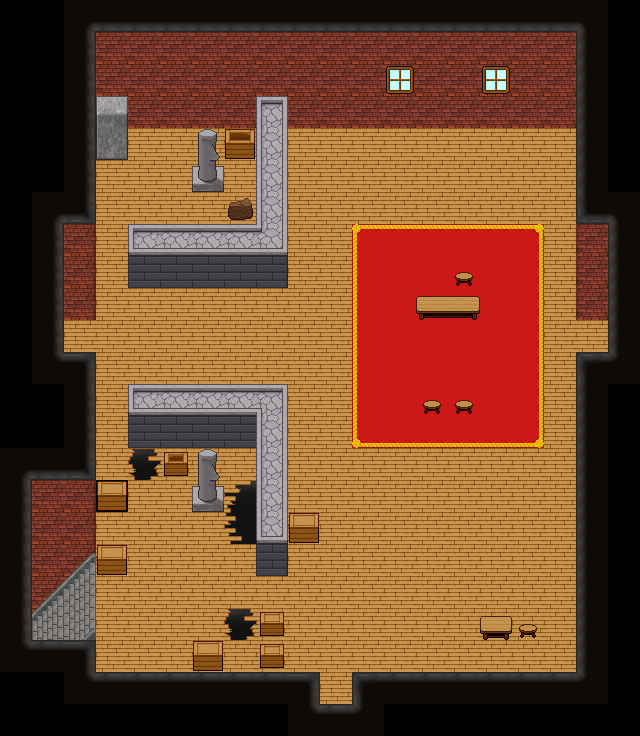

The image is a tile-based game level rendered from a .tmx file. Its description and source (layers, tilesets, objects; grid data summarised) follow:
An orthogonal 20x23 tile map with 32x32 px tiles, 4 tile layers (Lower 1, Upper 1, Lower 2, Upper 2), 9 tilesets and 21 objects (14x event, 4x trigger, 3x teleport).

<map version="1.0" orientation="orthogonal" width="20" height="23" tilewidth="32" tileheight="32">
 <properties>
  <property name="minimap" value="graphic_minimap_l1_f1" />
  <property name="minimap_x1" value="159" />
  <property name="minimap_x2" value="192" />
  <property name="minimap_y1" value="69" />
  <property name="minimap_y2" value="114" />
 </properties>
 <tileset firstgid="1" name="blockboundBrickWall" tilewidth="32" tileheight="32">
  <image source="tilesets/blockbound/brickwall.png" width="128" height="96" />
  <tile id="0">
   <properties>
    <property name="x" value="" />
   </properties>
  </tile>
  <tile id="1">
   <properties>
    <property name="x" value="" />
   </properties>
  </tile>
  <tile id="2">
   <properties>
    <property name="x" value="" />
   </properties>
  </tile>
 </tileset>
 <tileset firstgid="13" name="blockboundBrownRock" tilewidth="32" tileheight="32">
  <image source="tilesets/blockbound/brownrock.png" trans="8080ff" width="320" height="224" />
  <tile id="30">
   <properties>
    <property name="x" value="" />
   </properties>
  </tile>
  <tile id="31">
   <properties>
    <property name="x" value="" />
   </properties>
  </tile>
  <tile id="32">
   <properties>
    <property name="x" value="" />
   </properties>
  </tile>
  <tile id="40">
   <properties>
    <property name="x" value="" />
   </properties>
  </tile>
  <tile id="41">
   <properties>
    <property name="x" value="" />
   </properties>
  </tile>
  <tile id="42">
   <properties>
    <property name="x" value="" />
   </properties>
  </tile>
  <tile id="50">
   <properties>
    <property name="top" value="" />
   </properties>
  </tile>
  <tile id="51">
   <properties>
    <property name="top" value="" />
   </properties>
  </tile>
  <tile id="52">
   <properties>
    <property name="top" value="" />
   </properties>
  </tile>
 </tileset>
 <tileset firstgid="83" name="blockboundRedRug" tilewidth="32" tileheight="32">
  <image source="tilesets/blockbound/redrug.png" width="96" height="96" />
 </tileset>
 <tileset firstgid="92" name="blockboundStoneFloor" tilewidth="32" tileheight="32">
  <image source="tilesets/blockbound/stonefloor.PNG" trans="8080ff" width="320" height="320" />
  <tile id="30">
   <properties>
    <property name="x" value="" />
   </properties>
  </tile>
  <tile id="31">
   <properties>
    <property name="x" value="" />
   </properties>
  </tile>
  <tile id="32">
   <properties>
    <property name="x" value="" />
   </properties>
  </tile>
  <tile id="40">
   <properties>
    <property name="x" value="" />
   </properties>
  </tile>
  <tile id="41">
   <properties>
    <property name="x" value="" />
   </properties>
  </tile>
  <tile id="42">
   <properties>
    <property name="x" value="" />
   </properties>
  </tile>
  <tile id="60">
   <properties>
    <property name="top" value="" />
   </properties>
  </tile>
  <tile id="61">
   <properties>
    <property name="top" value="" />
   </properties>
  </tile>
  <tile id="62">
   <properties>
    <property name="top" value="" />
   </properties>
  </tile>
  <tile id="70">
   <properties>
    <property name="hole" value="" />
   </properties>
  </tile>
  <tile id="71">
   <properties>
    <property name="hole" value="" />
   </properties>
  </tile>
  <tile id="72">
   <properties>
    <property name="hole" value="" />
   </properties>
  </tile>
  <tile id="73">
   <properties>
    <property name="hole" value="" />
   </properties>
  </tile>
  <tile id="74">
   <properties>
    <property name="hole" value="" />
   </properties>
  </tile>
  <tile id="75">
   <properties>
    <property name="hole" value="" />
   </properties>
  </tile>
  <tile id="76">
   <properties>
    <property name="hole" value="" />
   </properties>
  </tile>
  <tile id="77">
   <properties>
    <property name="hole" value="" />
   </properties>
  </tile>
  <tile id="79">
   <properties>
    <property name="x" value="" />
   </properties>
  </tile>
  <tile id="80">
   <properties>
    <property name="hole" value="" />
   </properties>
  </tile>
  <tile id="81">
   <properties>
    <property name="hole" value="" />
   </properties>
  </tile>
  <tile id="82">
   <properties>
    <property name="hole" value="" />
   </properties>
  </tile>
  <tile id="83">
   <properties>
    <property name="hole" value="" />
   </properties>
  </tile>
  <tile id="84">
   <properties>
    <property name="hole" value="" />
   </properties>
  </tile>
  <tile id="85">
   <properties>
    <property name="hole" value="" />
   </properties>
  </tile>
  <tile id="86">
   <properties>
    <property name="hole" value="" />
   </properties>
  </tile>
  <tile id="87">
   <properties>
    <property name="hole" value="" />
   </properties>
  </tile>
  <tile id="90">
   <properties>
    <property name="hole" value="" />
   </properties>
  </tile>
  <tile id="91">
   <properties>
    <property name="hole" value="" />
   </properties>
  </tile>
  <tile id="92">
   <properties>
    <property name="hole" value="" />
   </properties>
  </tile>
  <tile id="93">
   <properties>
    <property name="hole" value="" />
   </properties>
  </tile>
  <tile id="94">
   <properties>
    <property name="hole" value="" />
   </properties>
  </tile>
  <tile id="95">
   <properties>
    <property name="hole" value="" />
   </properties>
  </tile>
  <tile id="96">
   <properties>
    <property name="hole" value="" />
   </properties>
  </tile>
 </tileset>
 <tileset firstgid="192" name="blockboundUpper" tilewidth="32" tileheight="32">
  <image source="tilesets/blockbound/upper.png" trans="8080ff" width="256" height="288" />
  <tile id="0">
   <properties>
    <property name="x" value="" />
   </properties>
  </tile>
  <tile id="1">
   <properties>
    <property name="x" value="" />
   </properties>
  </tile>
  <tile id="2">
   <properties>
    <property name="x" value="" />
   </properties>
  </tile>
  <tile id="3">
   <properties>
    <property name="x" value="" />
   </properties>
  </tile>
  <tile id="4">
   <properties>
    <property name="x" value="" />
   </properties>
  </tile>
  <tile id="8">
   <properties>
    <property name="x" value="" />
   </properties>
  </tile>
  <tile id="9">
   <properties>
    <property name="x" value="" />
   </properties>
  </tile>
  <tile id="10">
   <properties>
    <property name="x" value="" />
   </properties>
  </tile>
  <tile id="11">
   <properties>
    <property name="x" value="" />
   </properties>
  </tile>
  <tile id="12">
   <properties>
    <property name="x" value="" />
   </properties>
  </tile>
  <tile id="16">
   <properties>
    <property name="x" value="" />
   </properties>
  </tile>
  <tile id="17">
   <properties>
    <property name="x" value="" />
   </properties>
  </tile>
  <tile id="18">
   <properties>
    <property name="x" value="" />
   </properties>
  </tile>
  <tile id="19">
   <properties>
    <property name="x" value="" />
   </properties>
  </tile>
  <tile id="24">
   <properties>
    <property name="x" value="" />
   </properties>
  </tile>
  <tile id="25">
   <properties>
    <property name="x" value="" />
   </properties>
  </tile>
  <tile id="26">
   <properties>
    <property name="x" value="" />
   </properties>
  </tile>
  <tile id="27">
   <properties>
    <property name="x" value="" />
   </properties>
  </tile>
  <tile id="28">
   <properties>
    <property name="x" value="" />
   </properties>
  </tile>
  <tile id="32">
   <properties>
    <property name="x" value="" />
   </properties>
  </tile>
  <tile id="33">
   <properties>
    <property name="x" value="" />
   </properties>
  </tile>
  <tile id="34">
   <properties>
    <property name="x" value="" />
   </properties>
  </tile>
  <tile id="35">
   <properties>
    <property name="x" value="" />
   </properties>
  </tile>
  <tile id="36">
   <properties>
    <property name="x" value="" />
   </properties>
  </tile>
  <tile id="39">
   <properties>
    <property name="x" value="" />
   </properties>
  </tile>
  <tile id="40">
   <properties>
    <property name="x" value="" />
   </properties>
  </tile>
  <tile id="41">
   <properties>
    <property name="x" value="" />
   </properties>
  </tile>
  <tile id="42">
   <properties>
    <property name="x" value="" />
   </properties>
  </tile>
  <tile id="43">
   <properties>
    <property name="x" value="" />
   </properties>
  </tile>
  <tile id="44">
   <properties>
    <property name="x" value="" />
   </properties>
  </tile>
  <tile id="45">
   <properties>
    <property name="x" value="" />
   </properties>
  </tile>
  <tile id="46">
   <properties>
    <property name="x" value="" />
   </properties>
  </tile>
  <tile id="47">
   <properties>
    <property name="x" value="" />
   </properties>
  </tile>
  <tile id="54">
   <properties>
    <property name="x" value="" />
   </properties>
  </tile>
 </tileset>
 <tileset firstgid="264" name="blockboundWoodFloor" tilewidth="32" tileheight="32">
  <image source="tilesets/blockbound/woodfloor.png" trans="8080ff" width="320" height="320" />
  <tile id="30">
   <properties>
    <property name="x" value="" />
   </properties>
  </tile>
  <tile id="31">
   <properties>
    <property name="x" value="" />
   </properties>
  </tile>
  <tile id="32">
   <properties>
    <property name="x" value="" />
   </properties>
  </tile>
  <tile id="40">
   <properties>
    <property name="x" value="" />
   </properties>
  </tile>
  <tile id="41">
   <properties>
    <property name="x" value="" />
   </properties>
  </tile>
  <tile id="42">
   <properties>
    <property name="x" value="" />
   </properties>
  </tile>
  <tile id="50">
   <properties>
    <property name="x" value="" />
   </properties>
  </tile>
  <tile id="51">
   <properties>
    <property name="x" value="" />
   </properties>
  </tile>
  <tile id="52">
   <properties>
    <property name="x" value="" />
   </properties>
  </tile>
  <tile id="60">
   <properties>
    <property name="top" value="" />
   </properties>
  </tile>
  <tile id="61">
   <properties>
    <property name="top" value="" />
   </properties>
  </tile>
  <tile id="62">
   <properties>
    <property name="top" value="" />
   </properties>
  </tile>
  <tile id="70">
   <properties>
    <property name="hole" value="" />
   </properties>
  </tile>
  <tile id="71">
   <properties>
    <property name="hole" value="" />
   </properties>
  </tile>
  <tile id="72">
   <properties>
    <property name="hole" value="" />
   </properties>
  </tile>
  <tile id="73">
   <properties>
    <property name="hole" value="" />
   </properties>
  </tile>
  <tile id="74">
   <properties>
    <property name="hole" value="" />
   </properties>
  </tile>
  <tile id="75">
   <properties>
    <property name="hole" value="" />
   </properties>
  </tile>
  <tile id="76">
   <properties>
    <property name="hole" value="" />
   </properties>
  </tile>
  <tile id="77">
   <properties>
    <property name="hole" value="" />
   </properties>
  </tile>
  <tile id="80">
   <properties>
    <property name="hole" value="" />
   </properties>
  </tile>
  <tile id="81">
   <properties>
    <property name="hole" value="" />
   </properties>
  </tile>
  <tile id="82">
   <properties>
    <property name="hole" value="" />
   </properties>
  </tile>
  <tile id="83">
   <properties>
    <property name="hole" value="" />
   </properties>
  </tile>
  <tile id="84">
   <properties>
    <property name="hole" value="" />
   </properties>
  </tile>
  <tile id="85">
   <properties>
    <property name="hole" value="" />
   </properties>
  </tile>
  <tile id="86">
   <properties>
    <property name="hole" value="" />
   </properties>
  </tile>
  <tile id="87">
   <properties>
    <property name="hole" value="" />
   </properties>
  </tile>
  <tile id="90">
   <properties>
    <property name="hole" value="" />
   </properties>
  </tile>
  <tile id="91">
   <properties>
    <property name="hole" value="" />
   </properties>
  </tile>
  <tile id="92">
   <properties>
    <property name="hole" value="" />
   </properties>
  </tile>
  <tile id="93">
   <properties>
    <property name="hole" value="" />
   </properties>
  </tile>
  <tile id="94">
   <properties>
    <property name="hole" value="" />
   </properties>
  </tile>
  <tile id="95">
   <properties>
    <property name="hole" value="" />
   </properties>
  </tile>
  <tile id="96">
   <properties>
    <property name="hole" value="" />
   </properties>
  </tile>
 </tileset>
 <tileset firstgid="364" name="blockboundCeiling" tilewidth="32" tileheight="32">
  <image source="tilesets/blockbound/ceiling.png" trans="8080ff" width="160" height="96" />
  <tile id="0">
   <properties>
    <property name="x" value="" />
   </properties>
  </tile>
  <tile id="1">
   <properties>
    <property name="x" value="" />
   </properties>
  </tile>
  <tile id="2">
   <properties>
    <property name="x" value="" />
   </properties>
  </tile>
  <tile id="3">
   <properties>
    <property name="x" value="" />
   </properties>
  </tile>
  <tile id="4">
   <properties>
    <property name="x" value="" />
   </properties>
  </tile>
  <tile id="5">
   <properties>
    <property name="x" value="" />
   </properties>
  </tile>
  <tile id="6">
   <properties>
    <property name="x" value="" />
   </properties>
  </tile>
  <tile id="7">
   <properties>
    <property name="x" value="" />
   </properties>
  </tile>
  <tile id="8">
   <properties>
    <property name="x" value="" />
   </properties>
  </tile>
  <tile id="9">
   <properties>
    <property name="x" value="" />
   </properties>
  </tile>
  <tile id="10">
   <properties>
    <property name="x" value="" />
   </properties>
  </tile>
  <tile id="11">
   <properties>
    <property name="x" value="" />
   </properties>
  </tile>
  <tile id="12">
   <properties>
    <property name="x" value="" />
   </properties>
  </tile>
  <tile id="13">
   <properties>
    <property name="x" value="" />
   </properties>
  </tile>
  <tile id="14">
   <properties>
    <property name="x" value="" />
   </properties>
  </tile>
 </tileset>
 <tileset firstgid="379" name="blockboundQuarryCeiling" tilewidth="32" tileheight="32">
  <image source="tilesets/blockbound/quarryroof.png" trans="8080ff" width="160" height="96" />
  <tile id="0">
   <properties>
    <property name="x" value="" />
   </properties>
  </tile>
  <tile id="2">
   <properties>
    <property name="x" value="" />
   </properties>
  </tile>
  <tile id="3">
   <properties>
    <property name="x" value="" />
   </properties>
  </tile>
  <tile id="4">
   <properties>
    <property name="x" value="" />
   </properties>
  </tile>
  <tile id="5">
   <properties>
    <property name="x" value="" />
   </properties>
  </tile>
  <tile id="6">
   <properties>
    <property name="x" value="" />
   </properties>
  </tile>
  <tile id="7">
   <properties>
    <property name="x" value="" />
   </properties>
  </tile>
  <tile id="9">
   <properties>
    <property name="x" value="" />
   </properties>
  </tile>
  <tile id="10">
   <properties>
    <property name="x" value="" />
   </properties>
  </tile>
  <tile id="11">
   <properties>
    <property name="x" value="" />
   </properties>
  </tile>
  <tile id="12">
   <properties>
    <property name="x" value="" />
   </properties>
  </tile>
  <tile id="13">
   <properties>
    <property name="x" value="" />
   </properties>
  </tile>
  <tile id="14">
   <properties>
    <property name="x" value="" />
   </properties>
  </tile>
 </tileset>
 <tileset firstgid="394" name="blockboundStairSide" tilewidth="32" tileheight="32">
  <image source="tilesets/blockbound/stairwellside.png" trans="8080ff" width="128" height="128" />
  <tile id="4">
   <properties>
    <property name="o" value="" />
   </properties>
  </tile>
  <tile id="5">
   <properties>
    <property name="o" value="" />
   </properties>
  </tile>
  <tile id="7">
   <properties>
    <property name="o" value="" />
   </properties>
  </tile>
  <tile id="8">
   <properties>
    <property name="o" value="" />
   </properties>
  </tile>
  <tile id="10">
   <properties>
    <property name="o" value="" />
   </properties>
  </tile>
  <tile id="11">
   <properties>
    <property name="o" value="" />
   </properties>
  </tile>
  <tile id="13">
   <properties>
    <property name="o" value="" />
   </properties>
  </tile>
 </tileset>
 <layer name="Lower 1" width="20" height="23">
  <properties>
   <property name="z" value="0" />
  </properties>
  <data>[460 cells, 403 non-empty, 32 distinct tile ids]</data>
 </layer>
 <layer name="Upper 1" width="20" height="23">
  <properties>
   <property name="z" value=".5" />
  </properties>
  <data>[460 cells, 32 non-empty, 23 distinct tile ids]</data>
 </layer>
 <objectgroup name="Event 1" width="20" height="23">
  <properties>
   <property name="z" value=".5" />
  </properties>
  <object name="Teleport" type="teleport" x="320" y="688" width="32" height="16">
   <properties>
    <property name="id" value="map_havenEastHall" />
    <property name="x" value="28" />
    <property name="y" value="4" />
   </properties>
  </object>
  <object name="Teleport" type="teleport" x="64" y="320" width="16" height="32">
   <properties>
    <property name="id" value="map_havenGallery" />
    <property name="x" value="20" />
    <property name="y" value="8" />
   </properties>
  </object>
  <object name="Teleport" type="teleport" x="64" y="576" width="38" height="64">
   <properties>
    <property name="id" value="map_havenLowerHall" />
    <property name="x" value="6" />
    <property name="y" value="22" />
   </properties>
  </object>
  <object name="Chloe" type="event" x="384" y="256" width="32" height="32">
   <properties>
    <property name="convo" value="scene_chloe0001" />
    <property name="face" value="down" />
    <property name="hideswitch" value="intro_done" />
    <property name="key" value="event_chloe" />
    <property name="name" value="chloe" />
   </properties>
  </object>
  <object name="Waldy" type="event" x="384" y="352" width="32" height="32">
   <properties>
    <property name="face" value="up" />
    <property name="key" value="event_waldy" />
    <property name="name" value="waldy" />
   </properties>
  </object>
  <object name="Trigger" type="trigger" x="576" y="224" width="32" height="32">
   <properties>
    <property name="auto" value="" />
    <property name="id" value="scene_intro0004" />
   </properties>
  </object>
  <object name="Edgar" type="event" x="448" y="280" width="32" height="32">
   <properties>
    <property name="face" value="left" />
    <property name="key" value="event_edgar" />
    <property name="name" value="edgar" />
   </properties>
  </object>
  <object name="Trigger" type="trigger" x="0" y="640" width="32" height="32">
   <properties>
    <property name="auto" value="" />
    <property name="hideswitch" value="lift_finished" />
    <property name="id" value="scene_event_reenter_lobby" />
    <property name="switch" value="intro_done" />
   </properties>
  </object>
  <object name="DragonBeetle" type="event" x="224" y="448" width="32" height="32">
   <properties>
    <property name="key" value="enemy_dragon_beetle" />
    <property name="respawns" value="" />
    <property name="switch" value="intro_done" />
   </properties>
  </object>
  </objectgroup>
 <layer name="Lower 2" width="20" height="23">
  <properties>
   <property name="z" value="1" />
  </properties>
  <data>[460 cells, 18 non-empty, 7 distinct tile ids]</data>
 </layer>
 <layer name="Upper 2" width="20" height="23">
  <properties>
   <property name="z" value="1.5" />
  </properties>
  <data>[460 cells, 1 non-empty, 1 distinct tile ids]</data>
 </layer>
 <objectgroup name="Event 2" width="20" height="23">
  <properties>
   <property name="z" value="1.5" />
  </properties>
 </objectgroup>
</map>
<!-- 12 of 21 objects omitted -->
